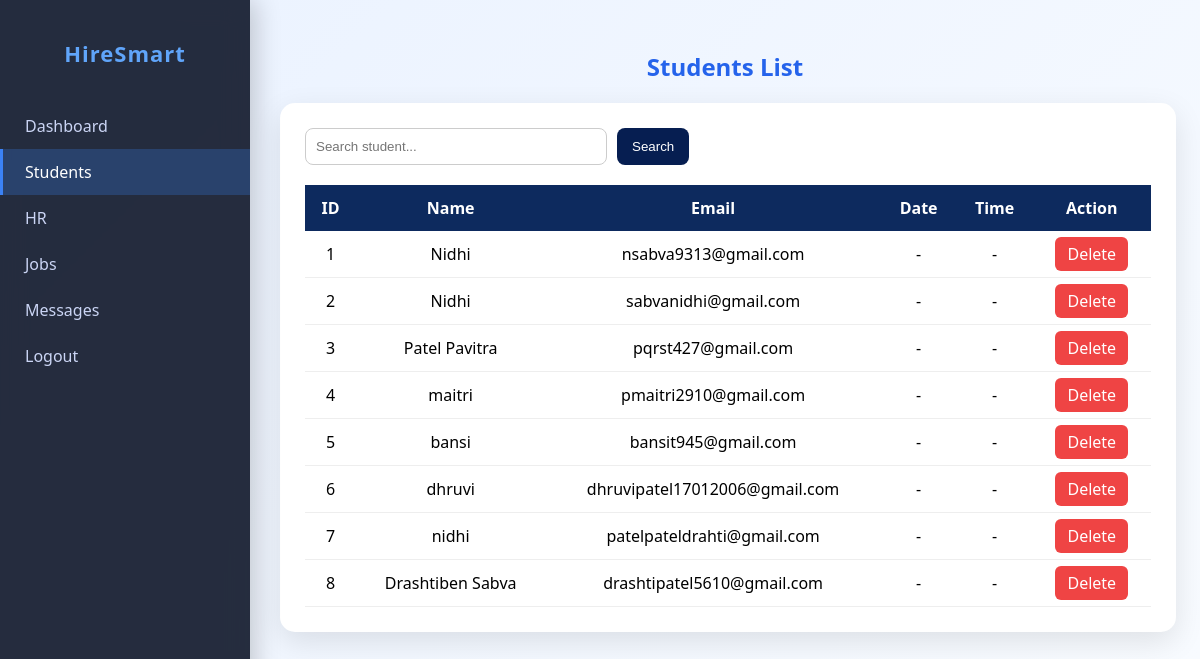
Page /admin-students/ (signed in) on the committed database.
### accounts/models.py (models this page shows, shortened)
class Student(models.Model):
    name = models.CharField(max_length=100)
    email = models.EmailField(unique=True)
    password = models.CharField(max_length=100)
    otp = models.CharField(max_length=6, null=True, blank=True)
    is_verified = models.BooleanField(default=False)
    photo = models.ImageField(upload_to='student_photos/', null=True, blank=True)

### accounts/views.py (the view)
# urls.py: path('admin-students/', views.admin_students, name='admin_students'),
def admin_students(request):
    if not request.user.is_authenticated:
        return redirect('admin_login')
    search = request.GET.get("search")
    students = Student.objects.all().order_by("-id")
    if search:
        students = students.filter(name__icontains=search)
    return render(request, "admin_students.html", {
        "students": students
    })

### accounts/templates/admin_students.html (shortened to what this page needs)
{% extends 'base_admin.html' %}
{% block content %}
<h2 class="title">Students List</h2>
<div class="box">
<div class="search">
<form method="GET" style="display:flex; gap:10px;">
    <input type="text" name="search" placeholder="Search student..."
           value="{{ request.GET.search }}">
    <button type="submit">Search</button>
</form>
</div>
<table>
<tr>
<th>ID</th>
<th>Name</th>
<th>Email</th>
<th>Date</th>
<th>Time</th>
<th>Action</th>
</tr>
{% for s in students %}
<tr>
<td>{{ forloop.counter }}</td>
<td>{{ s.name }}</td>
<td>{{ s.email }}</td>
<td>
{% if s.created_at %}
{{ s.created_at|date:"d M Y" }}
{% else %}
-
{% endif %}
</td>
<td>
{% if s.created_at %}
{{ s.created_at|time:"H:i:s" }}
{% else %}
-
{% endif %}
</td>
<td>
<a href="{% url 'delete_student' s.id %}"
   class="btn"
   onclick="return confirm('Are you sure you want to delete this student?')">
   Delete
</a>
</td>
</tr>
{% empty %}
<tr>
<td colspan="6">No students found</td>
</tr>
{% endfor %}
</table>
</div>
{% endblock %}

### accounts/templates/base_admin.html (style rules this page uses)
body { margin:0; font-family: 'Segoe UI', sans-serif; background:linear-gradient(135deg,#eaf2ff,#f8fbff); }

### accounts/templates/admin_students.html (style rules this page uses)
.title { text-align:center; color:#2563eb; margin-bottom:20px; }
.box { background:white; padding:25px; border-radius:15px; box-shadow:0 10px 30px rgba(0,0,0,0.1); width:95%; margin:auto; }
.search { margin-bottom:20px; display:flex; gap:10px; }
.search input { padding:10px; width:280px; border-radius:8px; border:1px solid #ccc; }
.search button { background:#061e51; color:white; border:none; padding:10px 15px; border-radius:8px; cursor:pointer; }
table { width:100%; border-collapse:collapse; }
th { background:#0d2a5e; color:white; padding:12px; }
td { padding:12px; text-align:center; border-bottom:1px solid #eee; }
.btn { background:#ef4444; color:white; padding:6px 12px; border-radius:6px; text-decoration:none; transition:0.3s; }

### rows in the picture
Student: name "Nidhi", email "nsabva9313@gmail.com"
Student: name "Nidhi", email "sabvanidhi@gmail.com"
Student: name "Patel Pavitra", email "pqrst427@gmail.com"
Student: name "maitri", email "pmaitri2910@gmail.com"
Student: name "bansi", email "bansit945@gmail.com"
Student: name "dhruvi", email "dhruvipatel17012006@gmail.com"
Student: name "nidhi", email "patelpateldrahti@gmail.com"
Student: name "Drashtiben Sabva", email "drashtipatel5610@gmail.com"
